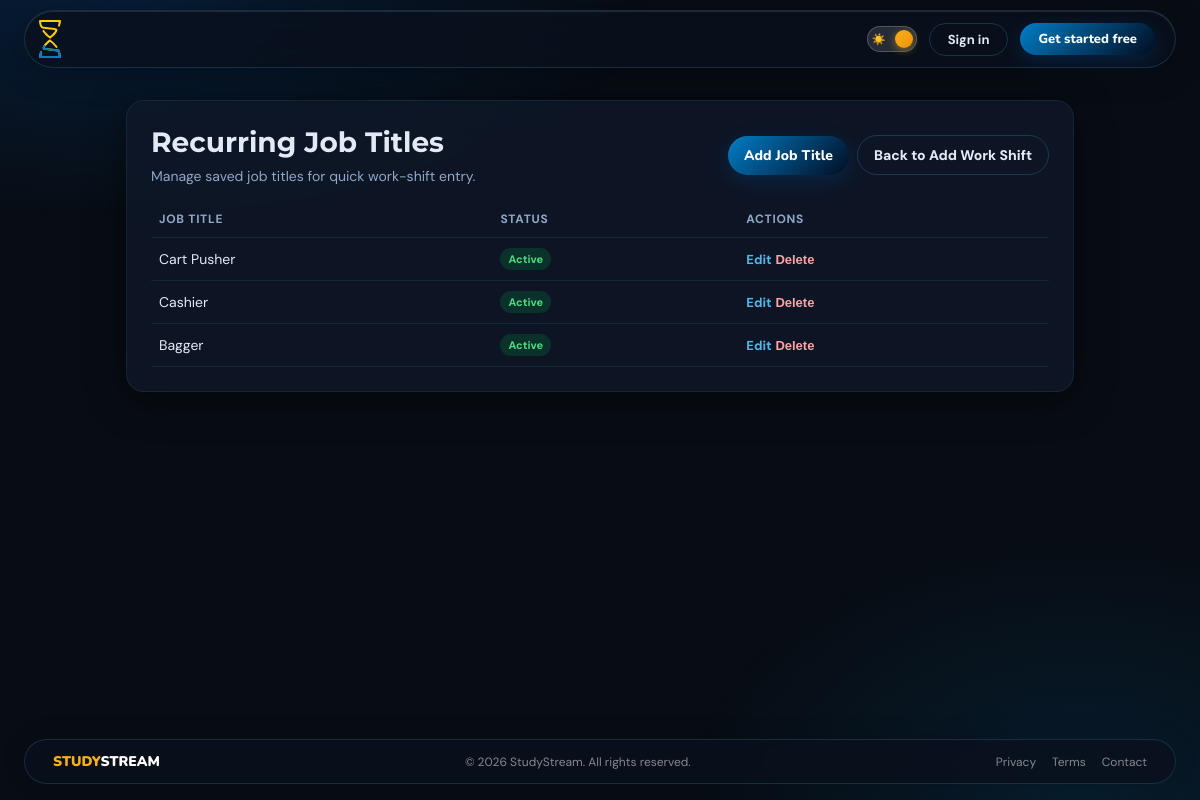
/home/dashboard/recurring-job-titles/ (signed in), run on an earlier commit of the app's database.
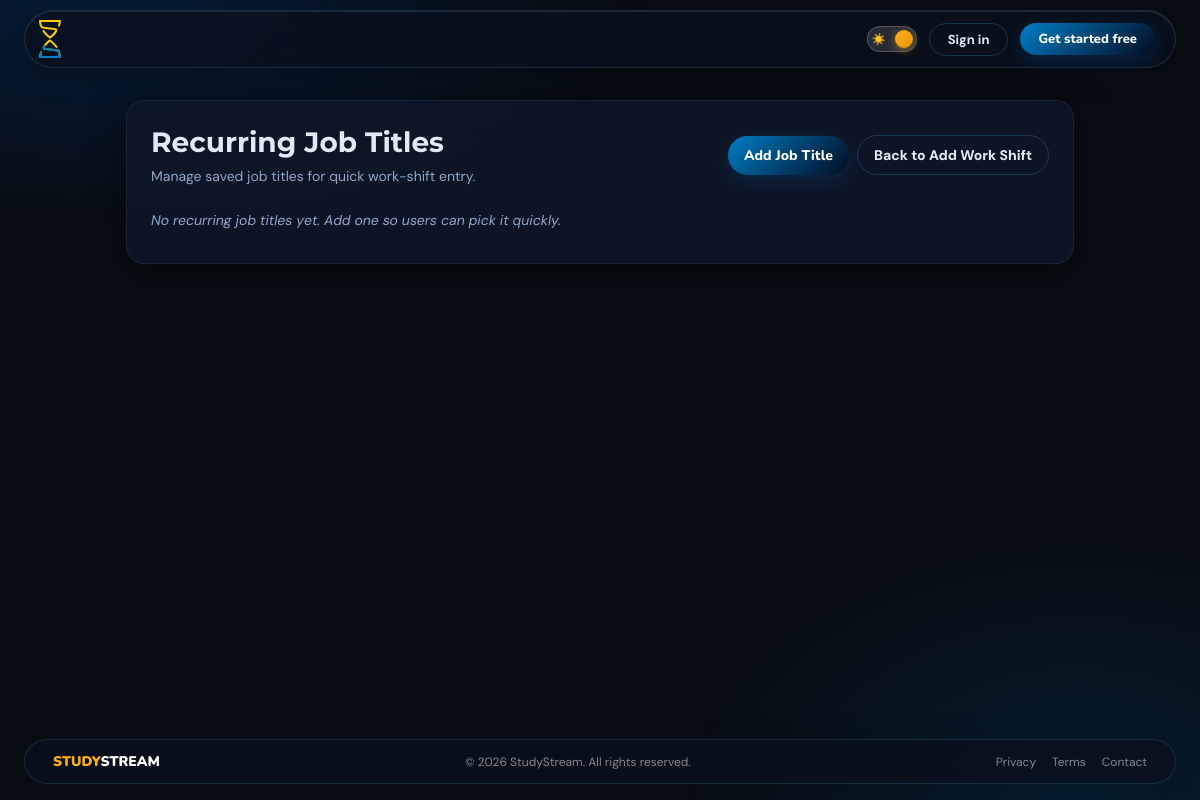
And on a later commit of the database.
### core/models.py (models this page shows, shortened)
class RecurringJobTitle(models.Model):
    user = models.ForeignKey(settings.AUTH_USER_MODEL, on_delete=models.CASCADE)
    title = models.CharField(max_length=200)
    is_active = models.BooleanField(default=True)
    created_at = models.DateTimeField(auto_now_add=True)
    updated_at = models.DateTimeField(auto_now=True)
    class Meta:
        ordering = ["title"]

### home/views.py (the view)
# urls.py: path('dashboard/recurring-job-titles/', views.recurring_job_title_list, name='recurring_job_title_list'),
@login_required
def recurring_job_title_list(request):
    recurring_job_titles = RecurringJobTitle.objects.filter(user=request.user).order_by("-updated_at", "title")
    return render(request, "home/recurring_job_title_list.html", {"recurring_job_titles": recurring_job_titles})

### accounts/context_processors.py (called while the page is built)
def profile_context(request):
    if not request.user.is_authenticated:
        return {}
    profile = Profile.objects.filter(user=request.user).first()
    display = profile.display_name if profile and profile.display_name else request.user.username
    avatar  = profile.avatar_text[:1].upper() if profile and profile.avatar_text else display[:1].upper()
    return {
        'profile_display_name': display,
        'profile_avatar_text':  avatar,
    }

### home/templates/home/recurring_job_title_list.html (shortened to what this page needs)
{% extends "accounts/base.html" %}
{% block content %}
<div class="ss-wrap">
    <div class="ss-card">
        <div class="ss-header">
            <div>
                <h1>Recurring Job Titles</h1>
                <p class="ss-sub">Manage saved job titles for quick work-shift entry.</p>
            </div>
            <div class="ss-actions">
                <a href="{% url 'add_recurring_job_title' %}" class="btn btn-primary">Add Job Title</a>
                <a href="{% url 'add_work_shift' %}" class="btn btn-secondary">Back to Add Work Shift</a>
            </div>
        </div>
        {% if recurring_job_titles %}
            <table>
                <thead>
                    <tr>
                        <th>Job Title</th>
                        <th>Status</th>
                        <th>Actions</th>
                    </tr>
                </thead>
                <tbody>
                    {% for job_title in recurring_job_titles %}
                        <tr>
                            <td>{{ job_title.title }}</td>
                            <td>
                                {% if job_title.is_active %}
                                    <span class="badge badge-on">Active</span>
                                {% else %}
                                    <span class="badge badge-off">Inactive</span>
                                {% endif %}
                            </td>
                            <td>
                                <a href="{% url 'edit_recurring_job_title' job_title.id %}" class="link">Edit</a>
                                <form method="post" action="{% url 'delete_recurring_job_title' job_title.id %}" style="display:inline;">
                                    <button type="submit" class="delete-btn">Delete</button>
                                </form>
                            </td>
                        </tr>
                    {% endfor %}
                </tbody>
            </table>
        {% else %}
            <p class="ss-empty">No recurring job titles yet. Add one so users can pick it quickly.</p>
        {% endif %}
    </div>
</div>
{% endblock %}

### accounts/templates/accounts/base.html (shortened to what this page needs)
{% load static %}
<!DOCTYPE html>
<html lang="en" data-theme="dark">
<head>
  <link rel="stylesheet" href="{% static 'accounts/css/ss-shared.css' %}">
</head>
<body>
<div class="ss-nav-outer">
  <nav class="ss-nav">
    <a class="ss-nav-left" href="{% url 'home' %}" style="text-decoration:none;display:flex;align-items:center;">
      <img src="{% static 'accounts/images/logo_icon.svg' %}" alt="StudyStream" class="ss-nav-logo">
    </a>
    <div class="ss-nav-right">
      <label class="ss-toggle" title="Toggle theme" aria-label="Toggle theme">
        <span class="ss-toggle-track">
          <span class="sun">☀️</span>
          <span class="moon">🌙</span>
          <span class="ss-toggle-thumb"></span>
        </span>
      </label>
      {% block nav_actions %}
        <a class="btn-secondary" href="{% url 'login' %}" style="font-size:13px;padding:7px 18px;">Sign in</a>
        <a class="btn-primary" href="{% url 'register' %}" style="font-size:13px;padding:7px 18px;">Get started free</a>
      {% endblock %}
    </div>
  </nav>
</div>
<main class="ss-content" style="flex:1;position:relative;z-index:1;">{% block content %}{% endblock %}</main>
<div class="ss-footer-outer">
  <footer class="ss-footer">
    <div class="ss-footer-logo"><span class="w1">STUDY</span><span class="w2">STREAM</span></div>
    <div class="ss-footer-copy">© 2026 StudyStream. All rights reserved.</div>
    <div class="ss-footer-links"><a href="#" style="color:rgba(255,255,255,0.5)">Privacy</a><a href="#" style="color:rgba(255,255,255,0.5)">Terms</a><a href="#" style="color:rgba(255,255,255,0.5)">Contact</a></div>
  </footer>
</div>
</body>
</html>

### home/templates/home/recurring_job_title_list.html (style rules this page uses)
.ss-wrap { max-width: 980px; margin: 0 auto; padding: 22px 16px 40px; }
.ss-card { background: var(--card); border: 1px solid var(--card-border); border-radius: 18px; box-shadow: var(--shadow); backdrop-filter: blur(20px); -webkit-backdrop-filter: blur(20px); padding: 24px; }
.ss-header { display: flex; justify-content: space-between; align-items: center; gap: 12px; flex-wrap: wrap; margin-bottom: 16px; }
h1 { margin: 0; font-family: 'Montserrat', sans-serif; font-size: 28px; color: var(--text); }
.ss-sub { margin: 8px 0 0; color: var(--text2); font-size: 14px; }
.ss-actions { display: flex; gap: 8px; align-items: center; flex-wrap: wrap; }
.btn { display: inline-flex; align-items: center; justify-content: center; border-radius: 999px; padding: 10px 16px; font-size: 14px; font-weight: 800; text-decoration: none; cursor: pointer; border: none; }
.btn-primary { background: linear-gradient(135deg, var(--ss-blue), var(--ss-blue-deep)); color: #fff; box-shadow: 0 6px 18px rgba(3, 78, 162, 0.28); }
.btn-secondary { background: transparent; color: var(--text); border: 1px solid var(--input-border); }
.ss-empty { margin-top: 12px; color: var(--text2); font-size: 14px; }

What changed in the data, as far as the page shows it:
removed RecurringJobTitle: title "Cart Pusher", is_active "Active"
removed RecurringJobTitle: title "Cashier", is_active "Active"
removed RecurringJobTitle: title "Bagger", is_active "Active"
Also different on the page:
text no longer shown: "JOB TITLE STATUS ACTIONS"
text now shown: "No recurring job titles yet. Add one so users can pick it quickly."
